Frame 1 (no input): blank canvas, image omitted
Frame 60 (no input): blank canvas, image omitted
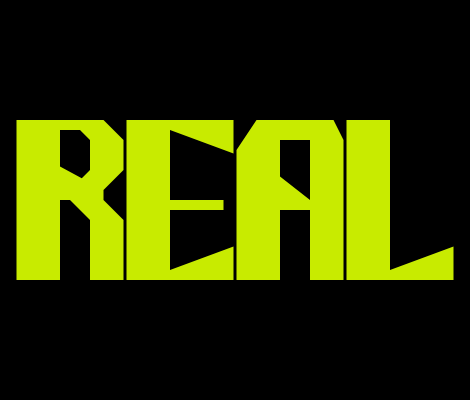
Frame 120 (the mouse pressed at the canvas centre since frame 60)

The p5.js sketch whose frames 1 and 60 were blank and that drew this single picture after the mouse press (run headless with seeded random() and noise() and a simulated clock; from frame 60 on, the mouse is pressed at the canvas centre):

// p5.js sketch
// ── sketch.js
function setup() {
  createCanvas(470, 400);
}

function draw() {
  background(0);

  fill(mouseY, mouseX, 0);
  noStroke();

  const Variant = mouseX / 10;

  //R
  beginShape();
  vertex(40 - Variant, 120);
  vertex(80 + Variant, 120);
  vertex(100 + Variant, 140);
  vertex(100 + Variant, 170);
  vertex(80 + Variant, 190);
  vertex(80 + Variant, 200);
  vertex(100 + Variant, 220);
  vertex(100 + Variant, 280);
  vertex(90, 280);
  vertex(90, 220);
  vertex(90, 220);
  vertex(70, 200);
  vertex(60, 200);
  vertex(60, 280);
  vertex(40 - Variant, 280);

  //R contour
  beginContour();
  vertex(90, 130);
  vertex(60, 130);
  vertex(60, 190 - Variant);
  vertex(70 + Variant / 2, 190 - Variant / 2);
  vertex(90, 170);
  vertex(90, 140);
  vertex(80, 130);
  endContour();
  endShape();

  //E
  beginShape();
  vertex(150 - Variant, 120);
  vertex(210 + Variant, 120);
  vertex(210 + Variant, 130 + Variant);
  vertex(170, 130);
  vertex(170, 200);
  vertex(200 + Variant, 200);
  vertex(200 + Variant, 210);
  vertex(170, 210);
  vertex(170, 270);
  vertex(210 + Variant, 270 - Variant);
  vertex(210 + Variant, 280);
  vertex(150 - Variant, 280);
  endShape();

  //A
  beginShape();
  vertex(260 - Variant, 150);
  vertex(280 - Variant, 120);
  vertex(310 + Variant, 120);
  vertex(320 + Variant, 140);
  vertex(320 + Variant, 280);
  vertex(310, 280);
  vertex(310, 210);
  vertex(280, 210);
  vertex(280, 280);
  vertex(260 - Variant, 280);

  //A contour
  beginContour();
  vertex(310, 200);
  vertex(310, 140);
  vertex(280, 140);
  vertex(280, 200 - Variant);
  endContour();
  endShape();

  //L

  beginShape();
  vertex(370 - Variant, 120);
  vertex(390, 120);
  vertex(390, 270);
  vertex(430 + Variant, 270 - Variant);
  vertex(430 + Variant, 280);
  vertex(370 - Variant, 280);
  endShape();
}
